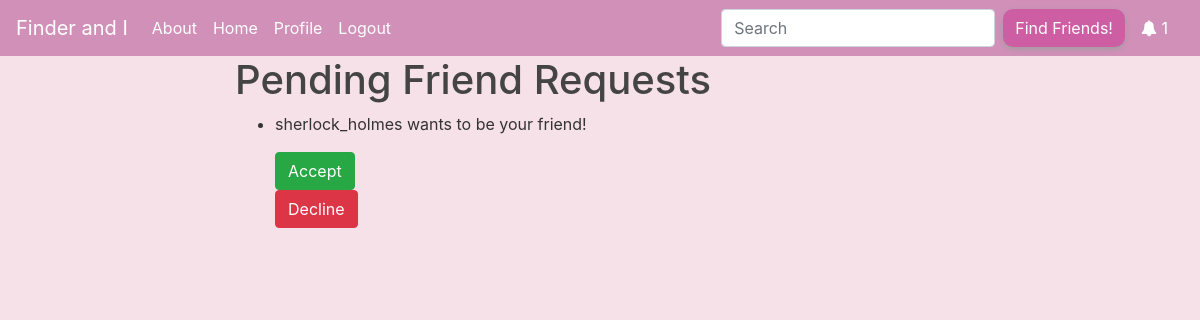
The page /friend-requests/ (signed in) on the database as committed earlier.
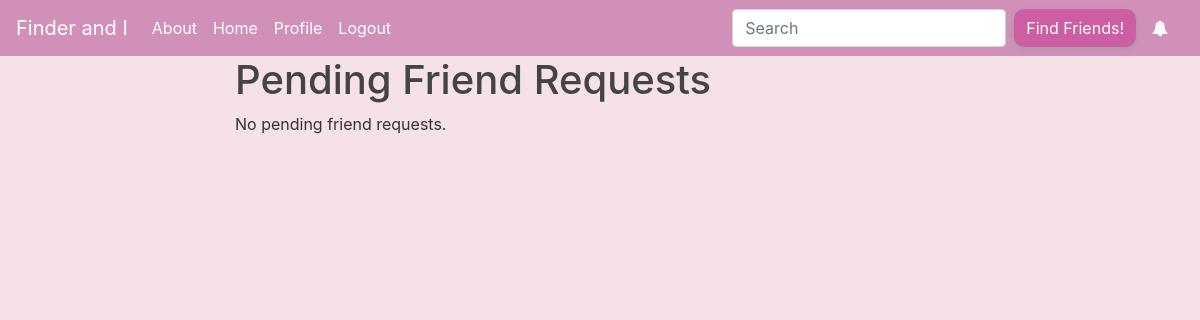
The same page on the database as committed later.
### users/models.py (models this page shows, shortened)
class FriendRequest(models.Model):
    from_user = models.ForeignKey(User, related_name='friend_requests_sent', on_delete=models.CASCADE)
    to_user = models.ForeignKey(User, related_name='friend_requests_received', on_delete=models.CASCADE)
    timestamp = models.DateTimeField(auto_now_add=True)

### users/views.py (the view)
# urls.py: path('friend-requests/', views.friend_requests, name='friend_requests'),
@login_required
def friend_requests(request):
    friend_requests = FriendRequest.objects.filter(to_user=request.user)
    return render(request, 'users/friend_requests.html', {'friend_requests': friend_requests})

### users/templates/users/friend_requests.html (shortened to what this page needs)
{% extends 'users/base.html' %}
{% block content %}
<h1>Pending Friend Requests</h1>
{% if friend_requests %}
<ul>
{% for request in friend_requests %}
  <li>
    <p>{{ request.from_user }} wants to be your friend!</p>
    <form method="post" action="{% url 'accept_friend_request' request_id=request.pk %}">
        <button type="submit" class="btn btn-success">Accept</button>
      </form>
    <form method="post" action="{% url 'reject_friend_request' request_id=request.pk %}">
      <button type="submit" class="btn btn-danger">Decline</button>
    </form>
  </li>
{% endfor %}
</ul>
{% else %}
<p>No pending friend requests.</p>
{% endif %}
{% endblock %}

### users/templates/users/base.html (shortened to what this page needs)
{% load static %}
<!DOCTYPE html>
<html lang="en">
<head>
  <link rel="stylesheet" href="https://maxcdn.bootstrapcdn.com/bootstrap/4.0.0/css/bootstrap.min.css"
>
  <link rel="stylesheet" href="https://cdnjs.cloudflare.com/ajax/libs/font-awesome/4.7.0/css/font-awesome.min.css">
  <link rel="stylesheet" href="{% static 'main.css' %}">
  <link rel="stylesheet" href="{% static 'home.css' %}">
</head>
<body>
  <nav class="navbar navbar-expand-lg" style="background-color: #d190b8; color: white;">
    <a class="navbar-brand" href="">Finder and I</a>
    <div class="collapse navbar-collapse" id="navbarText">
      <ul class="navbar-nav mr-auto">
        <li class="nav-item">
          <a class="nav-link" href="{% url 'about'%}">About</a>
        </li>
        {% if user.is_authenticated %}
        <li class="nav-item active">
          <a class="nav-link" href="{% url 'home'%}">Home <span class="sr-only">(current)</span></a>
        </li>
        {% if user.profile%}
        <li class="nav-item">
          <a class="nav-link" href="{% url 'profile' %}">Profile</a>
        </li>
        {%endif%}
        <li class="nav-item">
          <a class="nav-link" href="{% url 'logout' %}">Logout</a>
        </li>
        {% endif %}
      </ul>
      {% if user.is_authenticated %}
      <form class="ml-auto d-flex" role="search" id="search-form" method="get" action="{% url 'search' %}">
        <input class="form-control mr-2" type="search" placeholder="Search" name="q" aria-label="Search">
        <button class="btn search-btn" type="submit">Find Friends!</button>
      </form>
      <a class="nav-link" href="{% url 'friend_requests' %}">
        <i class="fa fa-bell"></i>
        {% if friend_requests %}
        {{ friend_requests|length }}
        {% endif %}
      </a>
      {% endif%}
    </div>
  </nav>
  <main role="main" class="container">
    <div class="row">
      <div class="col-md-8 mx-auto">
        {% block content %}{% endblock %}
      </div>
  </main>
</body>
</html>

### users/static/main.css (style rules this page uses)
body { background: #fafafa; color: #333333; }
h1, h2, h3, h4, h5, h6 { color: #444444; }
ul { margin: 0; }

### users/templates/users/base.html (style rules this page uses)
.search-btn { background-color: #ce5ea3; color: white; border: none; border-radius: 10px; box-shadow: 0px 2px 5px #9e9e9e; cursor: pointer; transition: all 0.2s ease-in-out; }
.navbar a { color: white !important; }
body { background-color: rgba(237, 197, 208, 0.5); color: #333333; }

Rows that differ between the two databases and show on the page:
removed FriendRequest: from_user "sherlock_holmes"
Other text that changed with them:
{{ friend_requests|length }}: "1" → (not shown)
text now shown: "No pending friend requests."
